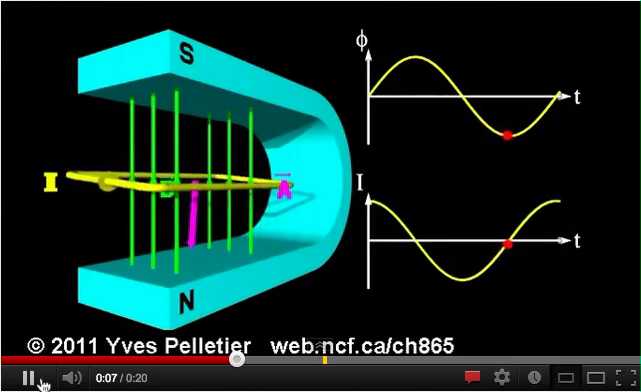
#> input picture frame 75 of aula1/assets/BED00E35-52D1-461E-BDC8-DE88926945BA/assets/Screen Recording 32.mov-0.0000-14.9833.mov, 641 x 392 px, given in place of the camera
$ jupyter execute michelson_captura_franjas.ipynb   (text cells are left out)
#> lines starting #> are read from the running program, lines starting #| are printed output that depends on the picture; after the words box and inside, x2 and y2 are one past the last pixel; in counts of white or black regions, pixels touching at a corner belong together
[cell 1]
#for MACOS only
import sys
sys.path.append('/usr/local/lib/python3.6/site-packages')
import numpy as np
import os
import cv2
import matplotlib
import matplotlib.pyplot as plt
#%matplotlib inline
import pandas as pd
import time

[cell 2]
def captura_ajuste(camera_id = 1, xyc=(0.5,0.5),dx=10):
#> called with camera_id = 1, xyc = (0.5, 0.5), dx = 30
    cap = cv2.VideoCapture(camera_id)
    time.sleep(1)
    #img = np.zeros((512,512,3), np.uint8)
    while(True):
        # Capture frame-by-frame
        ret, frame0 = cap.read()
#> frame0 is the input picture: shape (392, 641, 3); mean B, G, R 40.1, 45.2, 15.9
        # Our operations on the frame come here
        try:
            frame = cv2.cvtColor(frame0, cv2.COLOR_BGR2GRAY)
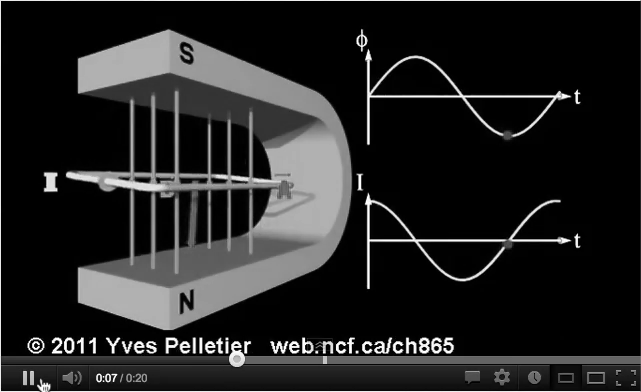
#> frame: shape (392, 641); min 0, max 255, mean 35.9
        except cv2.error as e:
            print('Erro no OpenCV')
            cap.release()
            cv2.destroyAllWindows
                # Display the resulting frame
        f_shape = frame.shape # frame size
#> f_shape = (392, 641)
        f_shape = np.round(np.array([f_shape[0]*xyc[1], f_shape[1]*xyc[0]]))
#> f_shape = [196, 320]
        di,dj = dx, dx
        j0,i0 = int(f_shape[0])-dj, int(f_shape[1])-di
#> j0 = 166; i0 = 290
        cv2.rectangle(frame,(i0,j0),(i0+di,j0+dj),(255,255,255),1)
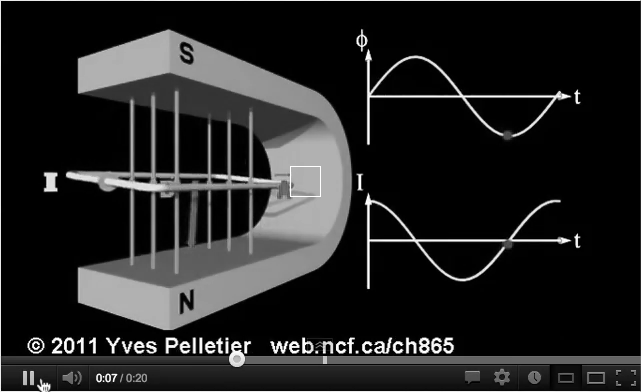
#> frame: shape (392, 641); 0.05% of pixels changed, all inside (x1, y1, x2, y2) = (290, 166, 321, 197)
        rect_media = frame[j0:j0+di,i0:i0+dj]
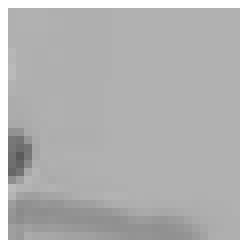
#> rect_media: shape (30, 30) (shown 8 times larger); min 90, max 255, mean 177.3
        med2=rect_media.mean()
#> med2 = 177.3
        #font = cv2.FONT_HERSHEY_SIMPLEX
        font = cv2.FONT_HERSHEY_SIMPLEX
        cv2.putText(frame,'Media={:3.3g}'.format(med2/255*100),(10,100), font, 1.2,(255,255,255),2)
        cv2.imshow('Ajuste a posicao da camera, aperte a tecla "q" para fechar',frame)
        if cv2.waitKey(1) & 0xFF == ord('q'):
#> (key q is pressed here)
            cap.release()
            cv2.destroyAllWindows()
            break
    cap.release()
    cv2.destroyAllWindows()
    # When everything done, release the capture
#funçao de captura
def captura_franjas(tempo, camera_id=1, xyc=(0.5,0.5),dx=10, tempo_aviso=10, fps_chute=23):
    #print("Digite por quantos segundos você quer filmar:")
#> called with tempo = 10, camera_id = 1, xyc = (0.5, 0.5), dx = 10, tempo_aviso = 10, fps_chute = 23
    print(arquivo_video)
    t=tempo
    cap = cv2.VideoCapture(camera_id) #abre a webcam
    time.sleep(1)
    #setting up
    #cap.set(cv2.CAP_PROP_FPS, 999) #Coloca o FPS no máximo
    fourcc = cv2.VideoWriter_fourcc(*'XVID')#Começa a salvar o vídeo
    out = cv2.VideoWriter(arquivo_video,fourcc, 20.0, (640,480))#Ajustes para salvar
    #fourcc = cv2.VideoWriter_fourcc(*'avc1')
    #fourcc = cv2.VideoWriter_fourcc('m', 'p', '4', 'v') # note the lower cas
    #out = cv2.VideoWriter(arquivo_video,-1, 20.0, (640,480))#Ajustes para salvar
    print('Captura iniciando, expanda a janela (na barra do windows) para ver em tempo real!')
    k=0#contadora de frames
    a=[]#lista onde armazenaremos a luminosidade
    d=[]#lista onde armazenaremos o tempo
    start=time.time()#Checa há quanto tempo o programa está rodando até aqui
    seconds=0#Variável de tempo
    while seconds<t:
        ret, frame0 = cap.read() #lê a camera
        end=time.time()#Checa há quanto tempo o programa está rodando até aqui
        seconds=end-start#Quanto tempo demorou do início dos loops até aqui
        #r operations on the frame come here
        try:
            frame = cv2.cvtColor(frame0, cv2.COLOR_BGR2GRAY)
        except cv2.error as e:
            print('Erro no OpenCV')
            cap.release()
            cv2.destroyAllWindows()
            raise
        # Display the resulting frame
        #----------------------------------
        #---averaging
        f_shape = frame.shape # frame size
#> f_shape = (392, 641)
        f_shape = np.round(np.array([f_shape[0]*xyc[1], f_shape[1]*xyc[0]]))
#> f_shape = [196, 320]
        di,dj = dx, dx
        j0,i0 = int(f_shape[0])-dj, int(f_shape[1])-di
#> j0 = 186; i0 = 310
        cv2.rectangle(frame,(i0,j0),(i0+di,j0+dj),(255,255,255),1)
#> frame: shape (392, 641); 0.02% of pixels changed, all inside (x1, y1, x2, y2) = (310, 186, 321, 197)
        rect_media = frame[j0:j0+di,i0:i0+dj]
        med=rect_media.mean()
#> med = 187.9
        #----------------------------------
        #---movie caption
        font = cv2.FONT_HERSHEY_SIMPLEX
        cv2.putText(frame,'Media={:3.3g}'.format(med/255*100),(10,100), font, 1.2,(255,255,255),2)
        str_tempo = 't={:1.3g}%'.format(seconds/tempo*100)
        cv2.putText(frame,str_tempo,(10,200), font, 1.2,(255,255,255),2)
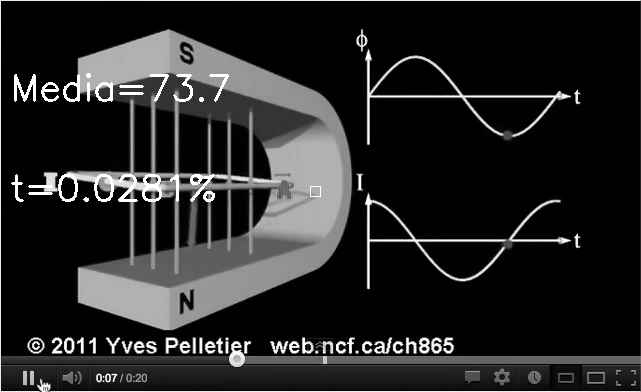
#> frame: shape (392, 641); min 0, max 255, mean 38.2
        cv2.imshow('Aperte a tecla "q" para fechar',frame)
        #----------------------------------
        #---writing
        out.write(frame)#salva o frame no arquivo de vídeo
        #post
        a.append(med)#coloca a luminosidade na lista
        d.append(seconds)#Salva o tempo na list
        k=k+1#Conta o frame
        if (k%(fps_chute*tempo_aviso))==0:
            str_tempo = 'tempo passado={:2.2g} segundos, {:3.2g}%'.format(seconds,seconds/tempo*100)
            #cv2.putText(frame,str_tempo,(10,200), font, 1.2,(255,255,255),2)
            print(str_tempo)
        if cv2.waitKey(1) & 0xFF == ord('q'):
#> (key q is pressed here)
            break
    out.release()
    cap.release()
    cv2.destroyAllWindows()
    nframes=k
    fps=nframes/seconds
    tempo_vec=np.array(d)
    intensidade_vec=np.array(a)
#> intensidade_vec = [187.9]
    print ("O tempo de filmagem foi de {:2.2g} segundos".format(seconds))
    print ("O número de frames da filmagem é:", nframes)
    print ("O número de frames por segundo da filmagem é {:2.2g}".format(fps))
    return tempo_vec, intensidade_vec

[cell 3]
captura_ajuste(xyc=(0.5,0.5), dx=30)
#é possível ajustar o tamanho e posição do quadrado central, alterando os valores de x0,y0, como sugerido
#xyc=(x0,y0), sendo que x0 e y0 são coordenadas normalizadas da imagem (0<x0<1;0<y0<1)
#dx = numero de pixels correspondende às dimensões do quadrado: O TAMANHO DO QUADRADO NÃO DEVE SER MENOR QUE UMA FRANJA

[cell 4]
## parametros de varredura
PATH = 'meu_experimento/'     # pasta onde salvar todos os arquivos
## Não coloque .dat aqui, pois as extensões são adicionadas automaticamente
nome_arquivo = 'exp_michelson'    # nome prefixo dos arquivos
##--------------------------------------------------------
#Cria a pasta no computador, veja a variável PATH
try:
    os.makedirs(PATH)     # make new directory unless it already exists
except OSError:
    if not os.path.isdir(PATH):
        raise
#qual pasta estou?
print('pasta atual:',os.getcwd())
time_suf = time.strftime('_%H_%M_%S', time.localtime(time.time()))
arquivo_video = PATH+nome_arquivo+'_franjas_'+time_suf+'.avi'
print('nome do arquivo de video:',arquivo_video)

[cell 5]
#O TEMPO (em segundos) DEVE SER AJUSTADO!
#use os valores de xyc e dx que você testou no ajuste.
t_vec,lum_vec=captura_franjas(tempo=10, xyc=(0.5,0.5), dx=10)
#> t_vec = [0.00281]; lum_vec = [187.9]
#-----------------------------------
dados = pd.DataFrame()
dados['Tempo']=np.array(t_vec)
dados['Luminosidade']=np.array(lum_vec)
#-----------------------------------
figure=plt.figure()
plt.plot(dados['Tempo'],dados['Luminosidade'],'.-')
plt.xlabel('Tempo (s)')
plt.ylabel('Intensidade (arb.)')
plt.show()
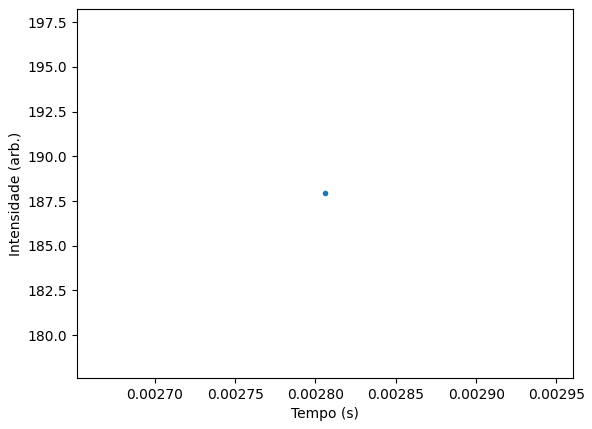
#> figure drawn by matplotlib, 1 panel

$ run again, starting later in the video
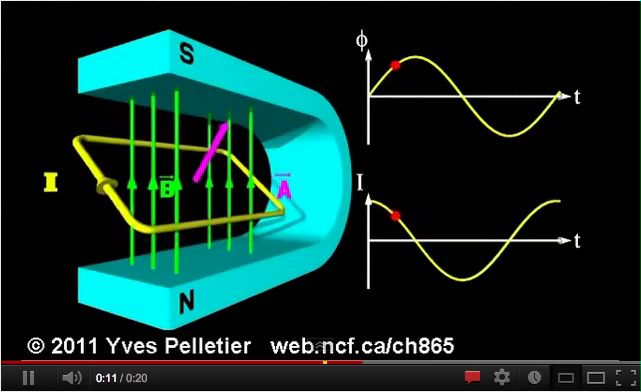
#> input picture frame 341 of aula1/assets/BED00E35-52D1-461E-BDC8-DE88926945BA/assets/Screen Recording 32.mov-0.0000-14.9833.mov, 641 x 392 px, given in place of the camera
#> in captura_ajuste, frame0 is the input picture: shape (392, 641, 3); mean B, G, R 39.2, 44.8, 15
#> med2 = 181.9
#> med = 191.8
#> in captura_franjas, `cv2.putText(frame,str_tempo,(10,200), font, 1.2,(255,255,255),2)`:
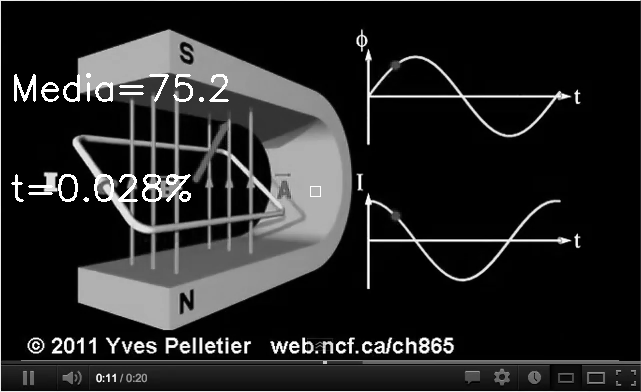
#> frame: shape (392, 641); min 0, max 255, mean 37.8
#> intensidade_vec = [191.8]
#> t_vec = [0.0028]; lum_vec = [191.8]
#> `plt.show()`:
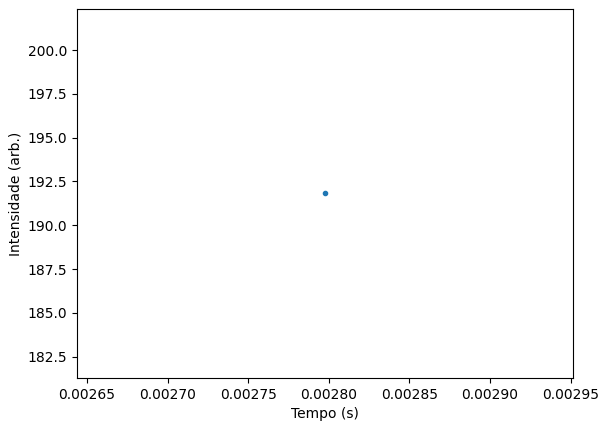
#> figure drawn by matplotlib, 1 panel

$ run again, starting later in the video
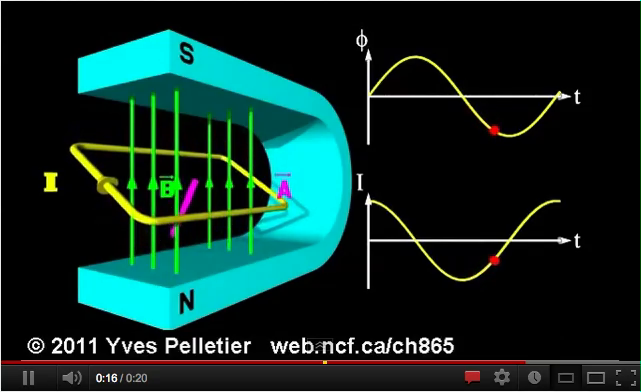
#> input picture frame 607 of aula1/assets/BED00E35-52D1-461E-BDC8-DE88926945BA/assets/Screen Recording 32.mov-0.0000-14.9833.mov, 641 x 392 px, given in place of the camera
#> in captura_ajuste, frame0 is the input picture: shape (392, 641, 3); mean B, G, R 38.9, 44.6, 14.9
#> med2 = 181.7
#> med = 191.8
#> in captura_franjas, `cv2.putText(frame,str_tempo,(10,200), font, 1.2,(255,255,255),2)`:
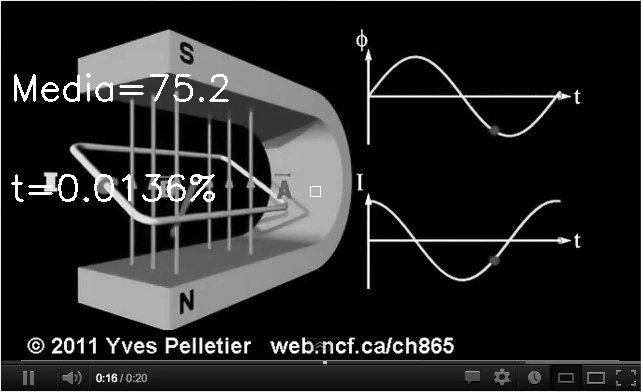
#> frame: shape (392, 641); min 0, max 255, mean 37.6
#> intensidade_vec = [191.8]
#> t_vec = [0.00136]; lum_vec = [191.8]
#> `plt.show()`:
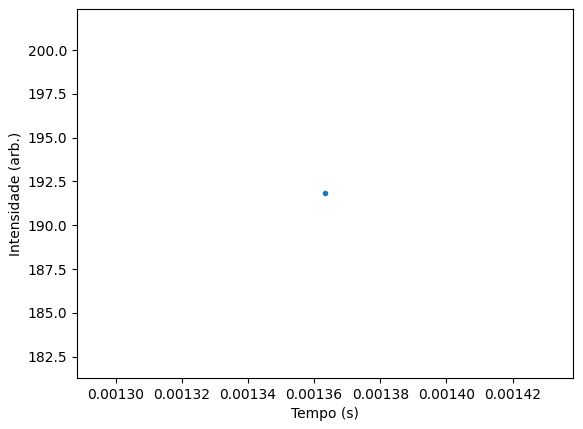
#> figure drawn by matplotlib, 1 panel
